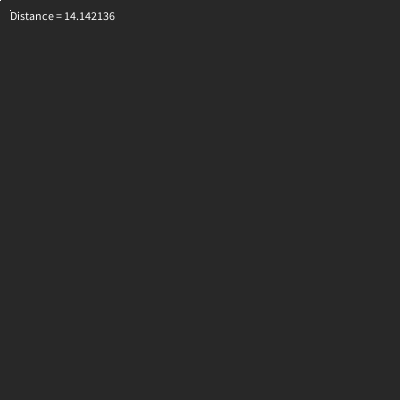
Frame 1 (no input)
Frame 60 (the mouse pressed at the canvas centre just before this capture): identical to frame 1, image omitted
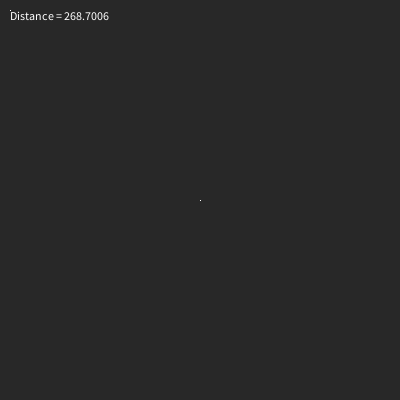
Frame 120 (the mouse held since frame 60 and released just before this capture)

The Processing sketch that drew these frames (run headless with seeded random() and noise(); from frame 60 on, the mouse is pressed at the canvas centre):

// Processing sketch: sketch_2_0
// ── sketch_2_0.pde
// Vertex Class
class CVertex {
  int x;
  int y;
  CVertex() { x=0; y=0; } 
  void draw() {
    set(x, y, color(255));
  }
}

CVertex v0;
CVertex v1;

void setup() {
  size(400, 400);
	background(40); 

	v0=new CVertex(); v0.x=10;  v0.y=10;
	v1=new CVertex(); v1.x=222; v1.y=100;

}

void draw() {
  background(40);
  
  v1.x = mouseX;
  v1.y = mouseY;
  
  float D = sqrt((v1.x - v0.x)*(v1.x - v0.x) + (v1.y - v0.y)*(v1.y - v0.y));

  text("Distance = " + D, 10,20);

  v0.draw();
  v1.draw();

}
